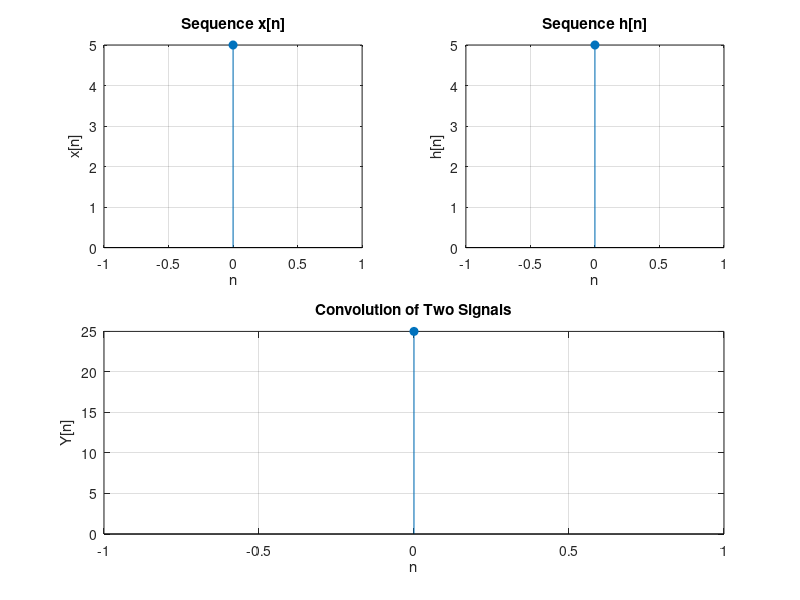

The MATLAB script that drew this image:
%Explain and implementation of Convolution operation of sequences.
%y = conv(x, h);
clc;
clear;

x = input('Enter the input sequence 1: ');   % sequence 1  %input for x = [2 3 4]
h = input('Enter the input sequence 2: ');   % sequence 2  %input for h = [1 2 3]

a	= length(x);            % Number of elements in sequence 1
b	= length(h);            % Number of elements in sequence  2
N = a + b - 1;            % Length of convolution output

% Zero padding to equal length
X = [x, zeros(1, N-a)];
H = [h, zeros(1, N-b)];

% Initialize output
Y = zeros(1, N);

% Convolution calculation
for i = 1:N
   for j = 1:a
      if (i-j+1 > 0)
         Y(i) = Y(i) + X(j) * H(i-j+1);
      end
   end
end

% Plotting input and output
subplot(2,2,1)
stem(0:a-1, x,'filled');
grid on;
ylabel('x[n]');
xlabel('n');
title('Sequence x[n]');

subplot(2,2,2)
stem(0:b-1, h, 'filled');
grid on;
ylabel('h[n]');
xlabel('n');
title('Sequence h[n]');

subplot(2,2,[3 4])
stem(0:N-1, Y, 'filled');
grid on;
ylabel('Y[n]');
xlabel('n');
title('Convolution of Two Signals');

disp('Convolution result:');
disp(Y);
